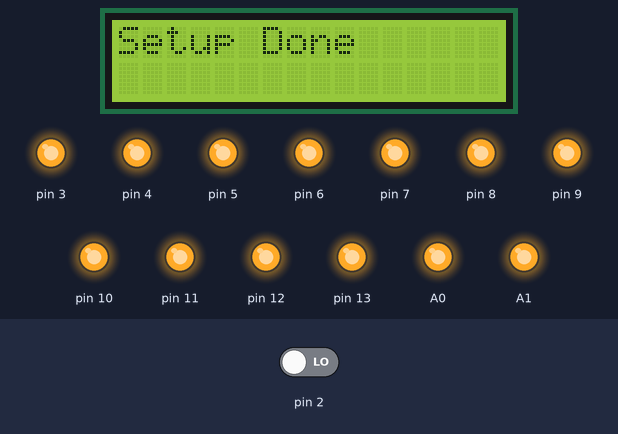
Bench run of a sketch on a simulated Arduino Uno, built with avr-gcc and run on an emulated ATmega328P. Shown: 16×2 character LCD, output pins drawn as LEDs (lit = HIGH). Inputs (shaded band) come from the test bench; at power-on: pin 2 LOW. What the sketch prints to the serial monitor is not drawn.

Above: at 0.3 s.
At 2.4 s:
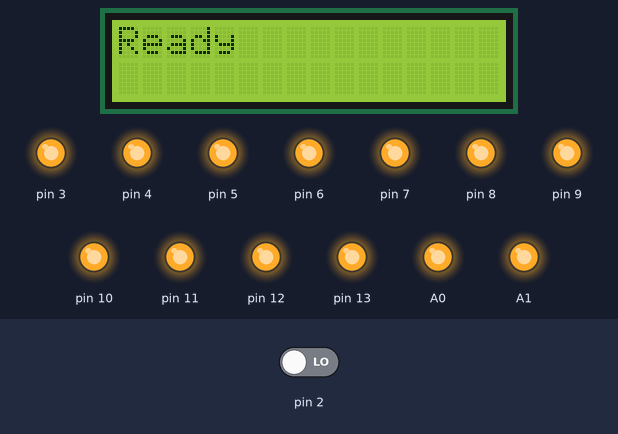
2.5 s: pin 2 driven HIGH
At 7.3 s:
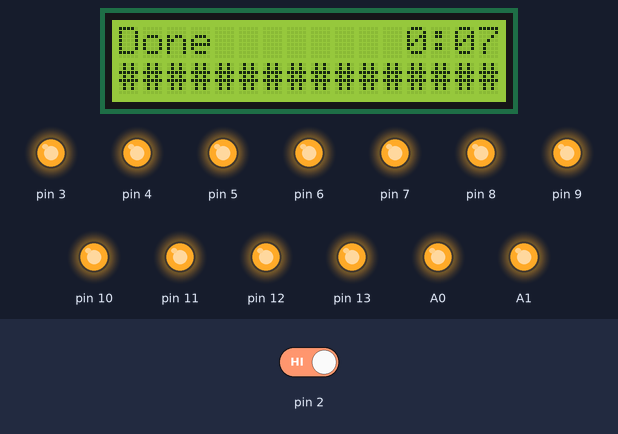
Timing chart, 0 to 8.8 s (numbered marks = the images above; inputs shaded):
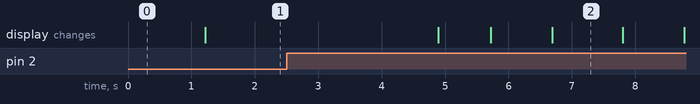

Measured:
- after the input at 2.5 s, the display: first changes after 2.4 s (image 2 shows a later state)

The sketch:

wash_proj.ino
```cpp
#include <Wire.h>
#include <LiquidCrystal_I2C.h>
#include <Display.h>
#include <Cycle.h>
#include <StartButton.h>


Relay *r0 = new Relay("SPRAY",     3); // V-BU
Relay *r1 = new Relay("HI_MOTOR1", 4); // T-BU
Relay *r2 = new Relay("HI_MOTOR2", 5); // T-OR
Relay *r3 = new Relay("LO_MOTOR",  6); // V-T
Relay *r4 = new Relay("AGITATE1",  7); // R-W-BLK
Relay *r5 = new Relay("AGITATE2",  8); // Y-BU
Relay *r6 = new Relay("WASH",      9); // P-BR
Relay *r7 = new Relay("RINSE",    10); // P-Y-R
Relay *r8 = new Relay("SPIN1",    11); // R-BU
Relay *r9 = new Relay("SPIN2",    12); // Y-W-BLK
Relay *rA = new Relay("BYPASS",   13); // BLK-W-GY
Relay *rB = new Relay("FILL",     A0); // BK-W-V
Relay *rC = new Relay("ACTIVE",   A1); // BK-W-BLK

Relay *all[] = {r0,r1,r2,r3,r4,r5,r6,r7,r8,r9,rA,rB,rC};

int n_relays = 13;
//                   0  1  2  3  4  5  6  7  8  9  A  B  C
int PFill[]      = { 0, 0, 0, 0, 0, 0, 0, 0, 0, 0, 0, 1, 1 }; //  Fill
int PPreWash[]   = { 0, 1, 0, 0, 1, 1, 1, 0, 0, 0, 0, 1, 1 }; // Fill Agitate, Wash HI
int PDrain1[]    = { 0, 0, 1, 0, 0, 0, 0, 0, 1, 1, 1, 0, 1 }; // 1/2 Tub Drain, Drain HI
int PWashHi[]    = { 0, 1, 0, 0, 1, 1, 0, 0, 0, 0, 0, 1, 1 }; // Agitate HI, Fill & Wash
int PWashLo[]    = { 0, 0, 0, 1, 1, 1, 0, 0, 0, 0, 0, 1, 1 }; // Agitate LO, Fill & Wash
int PDrain2[]    = { 0, 1, 0, 0, 0, 0, 1, 0, 1, 1, 1, 0, 1 }; //  Drain HI
int PSpinWash[]  = { 0, 1, 0, 0, 0, 0, 0, 0, 1, 1, 1, 0, 1 }; //  Spin HI
int PRinse[]     = { 0, 1, 0, 0, 1, 1, 0, 1, 0, 0, 0, 1, 1 }; // Fill Agitate, Rinse HI
int PDrain3[]    = { 0, 1, 0, 0, 0, 0, 0, 1, 1, 1, 1, 0, 1 }; //  Drain HI
int PSpraySpin[] = { 1, 1, 0, 0, 0, 0, 0, 1, 1, 1, 1, 0, 1 }; //  Spray Spin HI
int PSpinRinse[] = { 0, 1, 0, 0, 0, 0, 0, 1, 1, 1, 1, 0, 1 }; //  Spin HI
int POff[]       = { 0, 0, 0, 0, 0, 0, 0, 0, 0, 0, 0, 0, 0 }; //  Off
int PWait[]      = { 0, 0, 0, 0, 0, 0, 0, 0, 0, 0, 0, 0, 1 }; //  Wait

// It appears that if we create 5 more of these, we get corruption somewhere. Limit?
Phase *pFill       = new Phase("Fill",       5 * 60, all, PFill,      n_relays);
Phase *pPreWash    = new Phase("PreWash",    2 * 60, all, PPreWash,   n_relays);
Phase *pWait       = new Phase("Wait",            6, all, PWait,      n_relays);
Phase *pDrain1     = new Phase("Half Drain",     20, all, PDrain1,    n_relays);
Phase *pHalfFill   = new Phase("Fill",       3 * 60, all, PFill,      n_relays);
Phase *pWashHi     = new Phase("Wash Hi",    4 * 60, all, PWashHi,    n_relays);
Phase *pWashLo     = new Phase("Wash Lo",    4 * 60, all, PWashLo,    n_relays);
Phase *pDrain2     = new Phase("Drain",      3 * 60, all, PDrain2,    n_relays);
Phase *pSpinWash   = new Phase("Spin Wash",  4 * 60, all, PSpinWash,  n_relays);
Phase *pRinse      = new Phase("Rinse",      4 * 60, all, PRinse,     n_relays);
Phase *pDrain3     = new Phase("Drain",      3 * 60, all, PDrain3,    n_relays);
Phase *pSpraySpin  = new Phase("Spin/Spray", 2 * 60, all, PSpraySpin, n_relays);
Phase *pSpinRinse  = new Phase("Spin Rinse", 4 * 60, all, PSpinRinse, n_relays);
Phase *pOff        = new Phase("Done",           10, all, POff,       n_relays);

int n_phases = 21;


Phase *regularWashPhases[] = {
  pFill, pPreWash, pWait, pDrain1, pWait, pHalfFill, pWashHi, pWashLo, pWait,
  pDrain2, pWait, pSpinWash, pWait, pFill, pRinse, pWait, pDrain3,
  pWait, pSpraySpin, pSpinRinse, pOff
};

Cycle *regularWashCycle = new Cycle("Regular Wash", regularWashPhases, n_phases);

Cycle *currentCycle = regularWashCycle;

StartButton *startButton;

void setup() {
    Serial.begin(9600);
    Display->begin(16,2);
    Display->backlight();
    Display->clear();
    Display->setCursor(0,0);
    Display->print("Setup");
    startButton = new StartButton(2, 2000);
    startButton->begin();
    for(int i = 0; i < n_relays; i++) {
        all[i]->begin();
    }
    Display->print(" Done");
    currentCycle = regularWashCycle;
    delay(1000);
}

void loop() {
    startButton->check();
    if (startButton->wasClicked()) {
        Serial.println("Button was clicked");
        startButton->reset(1000);
        if (!currentCycle->isRunning()) {
            currentCycle->start();
        } else {
          currentCycle->advance();
        }
    }
    if (startButton->wasHeld()) {
        Serial.println("Button was held");
        currentCycle->stop();
        startButton->reset(5000);
    }
    currentCycle->process();
    if (!currentCycle->isRunning()) {
        Display->clear();
        Display->print("Ready");
    }
    delay(100);
}
```
